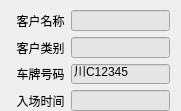
   <widget class="QWidget" name="widget2" native="true">
    <property name="geometry">
     <rect>
      <x>200</x>
      <y>40</y>
      <width>181</width>
      <height>111</height>
     </rect>
    </property>
    <property name="minimumSize">
     <size>
      <width>0</width>
      <height>111</height>
     </size>
    </property>
    <property name="maximumSize">
     <size>
      <width>16777215</width>
      <height>111</height>
     </size>
    </property>
    <widget class="QWidget" name="formLayoutWidget_3">
     <property name="geometry">
      <rect>
       <x>10</x>
       <y>10</y>
       <width>160</width>
       <height>101</height>
      </rect>
     </property>
     <layout class="QFormLayout" name="formLayout2">
      <item row="0" column="0">
       <widget class="QLabel" name="lblCustomerName2">
        <property name="text">
         <string>  客户名称</string>
        </property>
       </widget>
      </item>
      <item row="1" column="0">
       <widget class="QLabel" name="lblCustomerCategory2">
        <property name="text">
         <string>  客户类别</string>
        </property>
       </widget>
      </item>
      <item row="2" column="0">
       <widget class="QLabel" name="lblPlate2">
        <property name="text">
         <string>  车牌号码</string>
        </property>
       </widget>
      </item>
      <item row="3" column="0">
       <widget class="QLabel" name="lblEnterTime2">
        <property name="text">
         <string>  入场时间</string>
        </property>
       </widget>
      </item>
      <item row="0" column="1">
       <widget class="QLineEdit" name="edtName2">
        <property name="styleSheet">
         <string notr="true">background-color: rgb(229, 229, 229);</string>
        </property>
        <property name="readOnly">
         <bool>true</bool>
        </property>
       </widget>
      </item>
      <item row="2" column="1">
       <widget class="QLineEdit" name="edtPlateID2">
        <property name="styleSheet">
         <string notr="true">background-color: rgb(229, 229, 229);</string>
        </property>
        <property name="text">
         <string>川C12345</string>
        </property>
        <property name="readOnly">
         <bool>true</bool>
        </property>
       </widget>
      </item>
      <item row="3" column="1">
       <widget class="QLineEdit" name="edtEnterTime2">
        <property name="styleSheet">
         <string notr="true">background-color: rgb(229, 229, 229);</string>
        </property>
        <property name="readOnly">
         <bool>true</bool>
        </property>
       </widget>
      </item>
      <item row="1" column="1">
       <widget class="QLineEdit" name="edtCustomerCategory2">
        <property name="styleSheet">
         <string notr="true">background-color: rgb(229, 229, 229);</string>
        </property>
        <property name="readOnly">
         <bool>true</bool>
        </property>
       </widget>
      </item>
     </layout>
    </widget>
   </widget>
